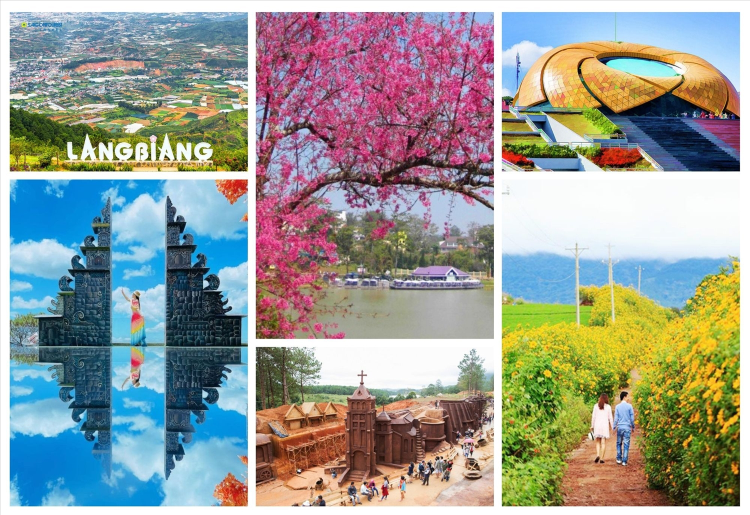
#> input picture Baitap2/dalat.jpg, 1500 x 1029 px (shown at 1/2 size)
$ jupyter execute Baitap2.ipynb
#> lines starting #> are read from the running program, lines starting #| are printed output that depends on the picture
[cell 1]
import cv2
import numpy as np
import matplotlib.pyplot as plt

# Đọc ảnh Đà Lạt từ thư mục exercise
img = cv2.imread('dalat.jpg')
#> img is the input picture: shape (1029, 1500, 3); mean B, G, R 149.9, 155.2, 151.3
img_gray = cv2.cvtColor(img, cv2.COLOR_BGR2GRAY)
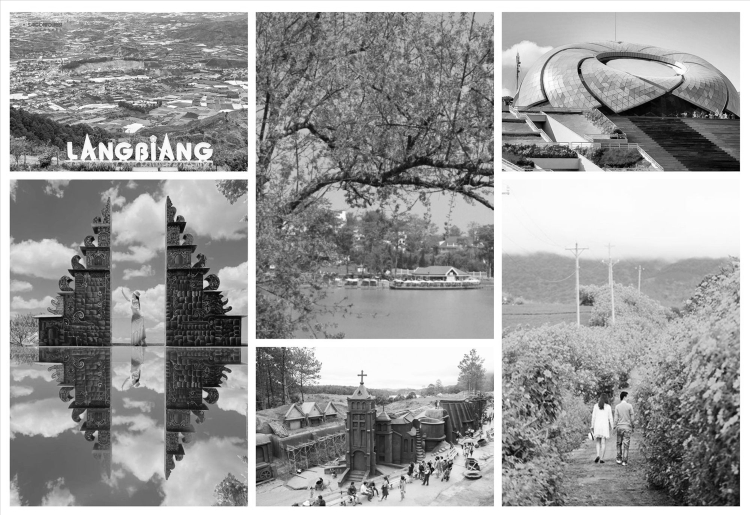
#> img_gray: shape (1029, 1500) (shown at 1/2 size); min 0, max 255, mean 153.5

# Cắt vùng Hồ Xuân Hương (bạn cần điều chỉnh lại toạ độ cho đúng vùng hồ)
# Ví dụ: vùng giữa ảnh, bên dưới cây phượng tím
x, y, w, h = 600, 320, 320, 180
roi = img_gray[y:y+h, x:x+w]
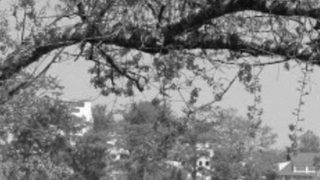
#> roi: shape (180, 320); min 9, max 253, mean 126.8

# Xoay đối tượng vừa chọn 45 độ quanh tâm vùng chọn
center = (w//2, h//2)
M = cv2.getRotationMatrix2D(center, 45, 1.0)
roi_rotated = cv2.warpAffine(roi, M, (w, h), flags=cv2.INTER_LINEAR, borderValue=255)
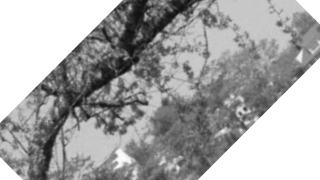
#> roi_rotated: shape (180, 320); min 13, max 255, mean 165.2

# Áp dụng Adaptive Thresholding với ngưỡng 60
thresh = cv2.adaptiveThreshold(
    roi_rotated, 255, cv2.ADAPTIVE_THRESH_MEAN_C, cv2.THRESH_BINARY, 11, 60
)
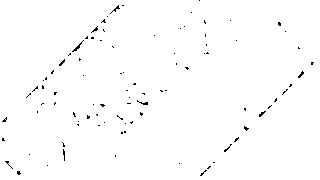
#> thresh: shape (180, 320); 99.1% white; black in thin lines or dots

# Lưu ảnh kết quả
cv2.imwrite('ho_xuan_huong.jpg', thresh)

# Hiển thị kết quả
plt.figure(figsize=(12,4))
plt.subplot(1,3,1)
plt.imshow(img_gray, cmap='gray')
plt.title('Ảnh gốc')
plt.axis('off')

plt.subplot(1,3,2)
plt.imshow(roi_rotated, cmap='gray')
plt.title('Hồ Xuân Hương xoay 45°')
plt.axis('off')

plt.subplot(1,3,3)
plt.imshow(thresh, cmap='gray')
plt.title('Adaptive Threshold')
plt.axis('off')
plt.show()
